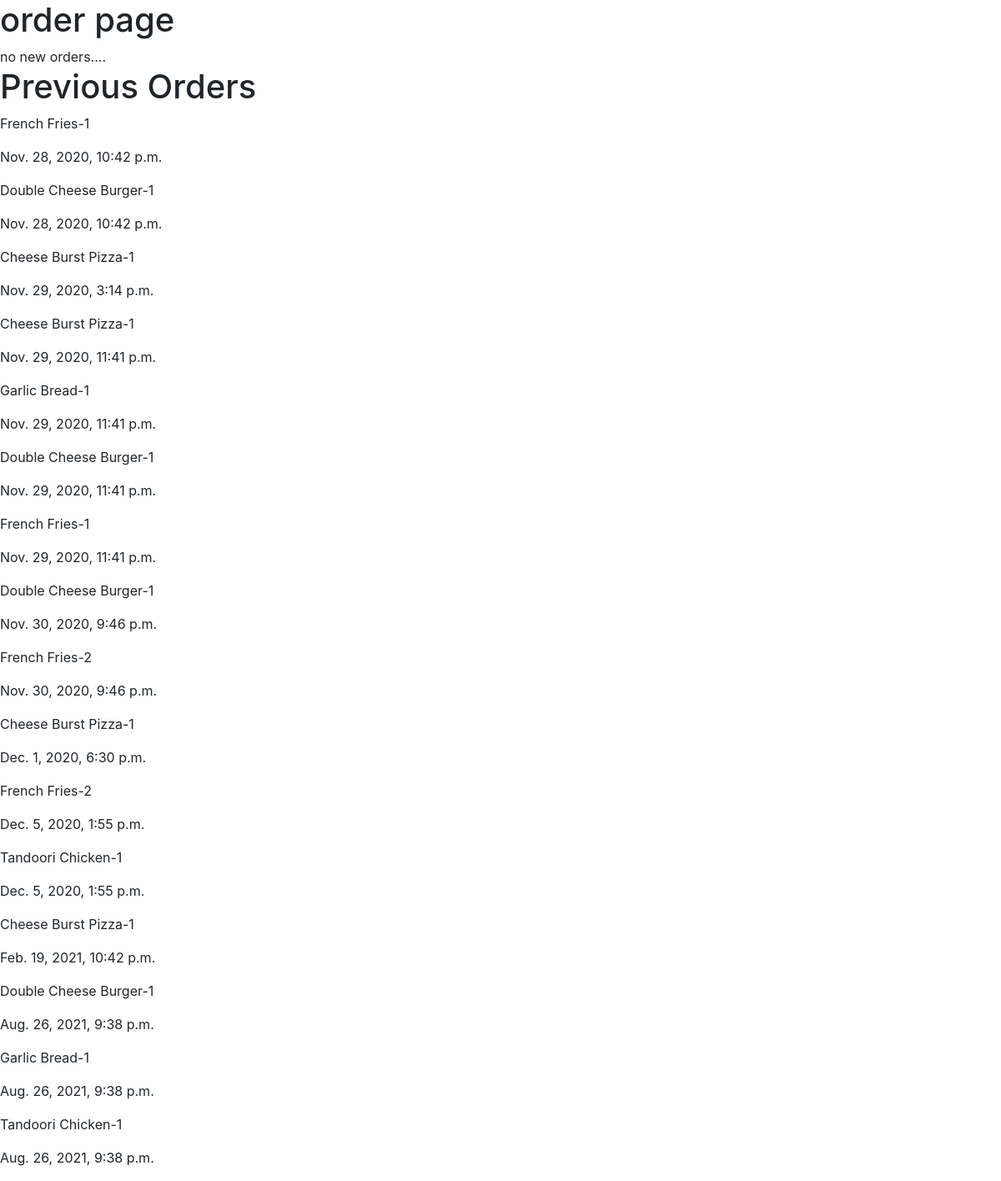
The app's page /order/ (signed in) with its own data.
### food_items/models.py (models this page shows)
class History(models.Model):
    restaurant = models.ForeignKey(Restaurant, on_delete=models.CASCADE, default="")
    item = models.CharField(max_length=150, default="")
    placed = models.DateTimeField(auto_now_add=True)
    def __str__(self):
        return str(self.restaurant.name) + str('-') + str(self.item)

### home/views.py (the view)
# urls.py: path('order/', views.orderspage, name='order'),
def orderspage(request):
    try:
        username = request.user.username
        if username == None or username == "":
            messages.error(request, 'You need to logged in to use visit it.')
            return redirect('home')
        else:
            try:
                user = User.objects.get(username=username)
                try:
                    owner = Owner.objects.get(user=user)
                    restaurant = Restaurant.objects.get(owner=owner)
                except:
                    messages.error(request, 'you must be a restaurant owner to visit this page.')
                    return redirect('home')
                pendings = Pending.objects.filter(restaurant=restaurant)
                history = History.objects.filter(restaurant=restaurant)
                print(history)
                return render(request, 'order.html', {'pendings':pendings, 'restaurant':restaurant, 'history':history})
            except Exception as e:
                print(e, 'error')
    except:
        pass
    return redirect('home')

### templates/order.html (shortened to what this page needs)
{% extends 'base.html' %}
{% load static %}
{% block content %}
    <h1>order page</h1>
    {% if pendings %}
        {% for pending in pendings %}
            <p>{{pending.customer}}</p>
            <p>{{pending.item.item.name}}</p>
            <p>{{pending.item.quantity}}</p>
            <p>{{pending.item.itemtotal}}</p>
            {% if pending.status %}
                approved...
            {% else %}
                pending...
                <form action="accept/" method="post">
                    <input type="hidden" name="customer" value="{{pending.customer}}">
                    <input type="hidden" name="item" value="{{pending.item.item.name}}">
                    <input type="hidden" name="restaurant" value="{{restaurant}}">
                    <button type="submit">Accept</button>
                </form>
            {% endif %}
        {% endfor %}
    {% else %}
        no new orders....
    {% endif %}
    {% if history %}
        <h1>Previous Orders</h1>
        {% for h in history %}
            <p>{{h.item}}</p>
            <p>{{h.placed}}</p>
        {% endfor %}
    {% else %}
        no previous orders for your restaurant.
    {% endif %}
{% endblock content %}

### records on screen
History: item "French Fries-1", placed "Nov. 28, 2020, 10:42 p.m."
History: item "Double Cheese Burger-1", placed "Nov. 28, 2020, 10:42 p.m."
History: item "Cheese Burst Pizza-1", placed "Nov. 29, 2020, 3:14 p.m."
History: item "Cheese Burst Pizza-1", placed "Nov. 29, 2020, 11:41 p.m."
History: item "Garlic Bread-1", placed "Nov. 29, 2020, 11:41 p.m."
History: item "Double Cheese Burger-1", placed "Nov. 29, 2020, 11:41 p.m."
History: item "French Fries-1", placed "Nov. 29, 2020, 11:41 p.m."
History: item "Double Cheese Burger-1", placed "Nov. 30, 2020, 9:46 p.m."
History: item "French Fries-2", placed "Nov. 30, 2020, 9:46 p.m."
History: item "Cheese Burst Pizza-1", placed "Dec. 1, 2020, 6:30 p.m."
History: item "French Fries-2", placed "Dec. 5, 2020, 1:55 p.m."
History: item "Tandoori Chicken-1", placed "Dec. 5, 2020, 1:55 p.m."
History: item "Cheese Burst Pizza-1", placed "Feb. 19, 2021, 10:42 p.m."
History: item "Double Cheese Burger-1", placed "Aug. 26, 2021, 9:38 p.m."
History: item "Garlic Bread-1", placed "Aug. 26, 2021, 9:38 p.m."
History: item "Tandoori Chicken-1", placed "Aug. 26, 2021, 9:38 p.m."
